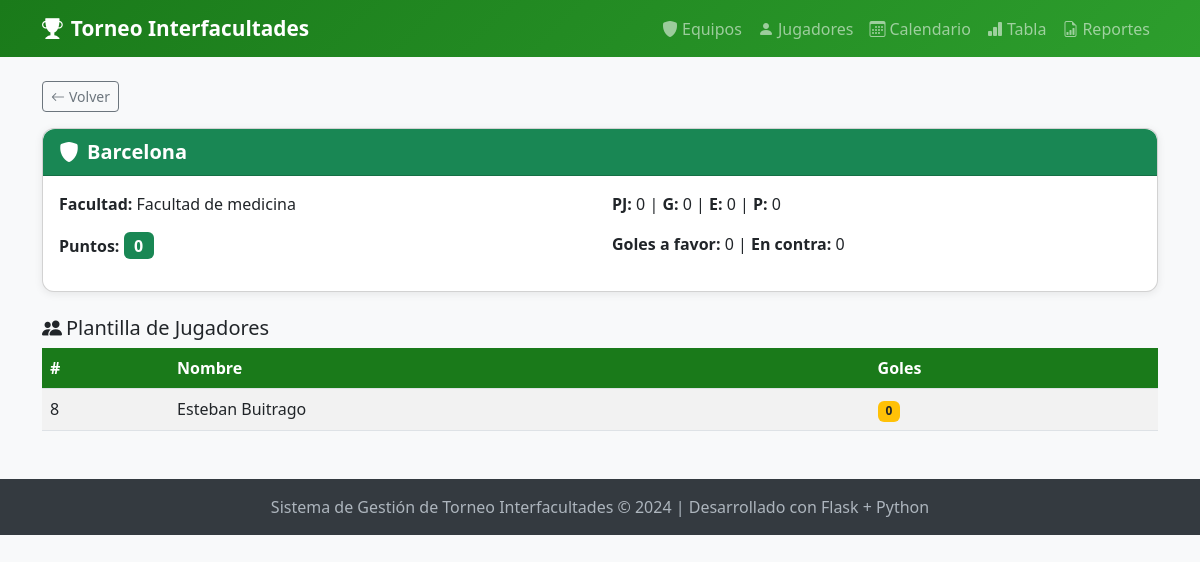
Screenshot of /equipos/1 with the database file from the repository.
### models.py (models this page shows, shortened)
class Equipo(db.Model):
    __tablename__ = 'equipos'
    id = db.Column(db.Integer, primary_key=True)
    nombre = db.Column(db.String(100), unique=True, nullable=False)
    facultad = db.Column(db.String(100), nullable=False)
    puntos = db.Column(db.Integer, default=0)
    partidos_jugados = db.Column(db.Integer, default=0)
    partidos_ganados = db.Column(db.Integer, default=0)
    partidos_empatados = db.Column(db.Integer, default=0)
    partidos_perdidos = db.Column(db.Integer, default=0)
    goles_favor = db.Column(db.Integer, default=0)
    goles_contra = db.Column(db.Integer, default=0)
    jugadores = db.relationship('Jugador', backref='equipo', lazy=True)

class Jugador(db.Model):
    __tablename__ = 'jugadores'
    id = db.Column(db.Integer, primary_key=True)
    nombre = db.Column(db.String(100), nullable=False)
    numero = db.Column(db.Integer)
    goles = db.Column(db.Integer, default=0)
    equipo_id = db.Column(db.Integer, db.ForeignKey('equipos.id'), nullable=False)

### app.py (the view)
@app.route('/equipos/<int:id>')
def detalle_equipo(id):
    equipo = Equipo.query.get_or_404(id)
    return render_template('equipos/detalle.html', equipo=equipo)

### templates/equipos/detalle.html
{% extends 'base.html' %}
{% block content %}
<div class="mb-3">
    <a href="{{ url_for('listar_equipos') }}" class="btn btn-outline-secondary btn-sm"><i class="bi bi-arrow-left me-1"></i>Volver</a>
</div>
<div class="card mb-4">
    <div class="card-header bg-success text-white fs-5 fw-bold">
        <i class="bi bi-shield-fill me-2"></i>{{ equipo.nombre }}
    </div>
    <div class="card-body">
        <div class="row">
            <div class="col-md-6">
                <p><strong>Facultad:</strong> {{ equipo.facultad }}</p>
                <p><strong>Puntos:</strong> <span class="badge bg-success fs-6">{{ equipo.puntos }}</span></p>
            </div>
            <div class="col-md-6">
                <p><strong>PJ:</strong> {{ equipo.partidos_jugados }} | <strong>G:</strong> {{ equipo.partidos_ganados }} | <strong>E:</strong> {{ equipo.partidos_empatados }} | <strong>P:</strong> {{ equipo.partidos_perdidos }}</p>
                <p><strong>Goles a favor:</strong> {{ equipo.goles_favor }} | <strong>En contra:</strong> {{ equipo.goles_contra }}</p>
            </div>
        </div>
    </div>
</div>
<h5><i class="bi bi-people-fill me-1"></i>Plantilla de Jugadores</h5>
{% if equipo.jugadores %}
<table class="table table-striped table-hover">
    <thead><tr><th>#</th><th>Nombre</th><th>Goles</th></tr></thead>
    <tbody>
        {% for j in equipo.jugadores %}
        <tr>
            <td>{{ j.numero or '-' }}</td>
            <td>{{ j.nombre }}</td>
            <td><span class="badge bg-warning text-dark">{{ j.goles }}</span></td>
        </tr>
        {% endfor %}
    </tbody>
</table>
{% else %}
<div class="alert alert-secondary">Este equipo no tiene jugadores registrados.</div>
{% endif %}
{% endblock %}

### templates/base.html (style rules this page uses)
body { background-color: #f8f9fa; }
.card { border-radius: 12px; box-shadow: 0 2px 8px rgba(0,0,0,0.08); }
.card-header { border-radius: 12px 12px 0 0 !important; }
.table thead th { background-color: #1a7a1a; color: white; }

### rows the page displays
Equipo: nombre "Barcelona", facultad "Facultad de medicina", puntos "0", partidos_jugados "0", partidos_ganados "0", partidos_empatados "0", partidos_perdidos "0", goles_favor "0", goles_contra "0"
Jugador: numero "8", nombre "Esteban Buitrago", goles "0"
